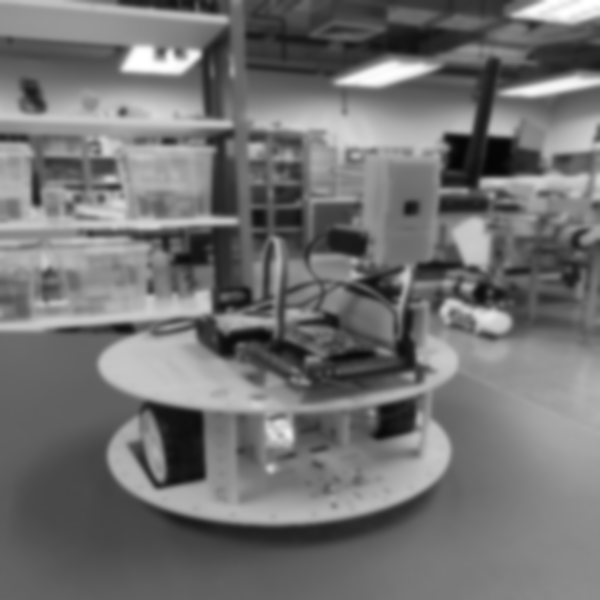
#> input picture filter/Gaussian_output.png, 600 x 600 px, found by its file name
$ python wiener_filter.py
#> lines starting #> are read from the running program, lines starting #| are printed output that depends on the picture

import cv2
import numpy as np

def wiener_filter(img_blurred, kernel, noise_var):
    fft_img_blurred = np.fft.fft2(img_blurred)
    fft_kernel = np.fft.fft2(kernel, s=img_blurred.shape)
    epsilon = 1e-8
    inverse_filter = np.conj(fft_kernel) / (np.abs(fft_kernel) ** 2 + noise_var + epsilon)

    fft_img_restored = fft_img_blurred * inverse_filter
    img_restored = np.fft.ifft2(fft_img_restored).real

    return img_restored.astype(np.uint8)

if __name__ == '__main__':
    img_blurred = cv2.imread('filter/Gaussian_output.png', cv2.IMREAD_GRAYSCALE)
#> img_blurred is the input picture: shape (600, 600); min 5, max 255, mean 114.2
    kernel = np.array([[1, 4, 6, 4, 1],
                       [4, 16, 24, 16, 4],
                       [6, 24, 36, 24, 6],
                       [4, 16, 24, 16, 4],
                       [1, 4, 6, 4, 1]], dtype=np.float32) / 256
    noise_variance = 1.0

    # Apply the Wiener filter
    restored_image = wiener_filter(img_blurred, kernel, noise_variance)
#> in wiener_filter, `img_restored = np.fft.ifft2(fft_img_restored).real`:
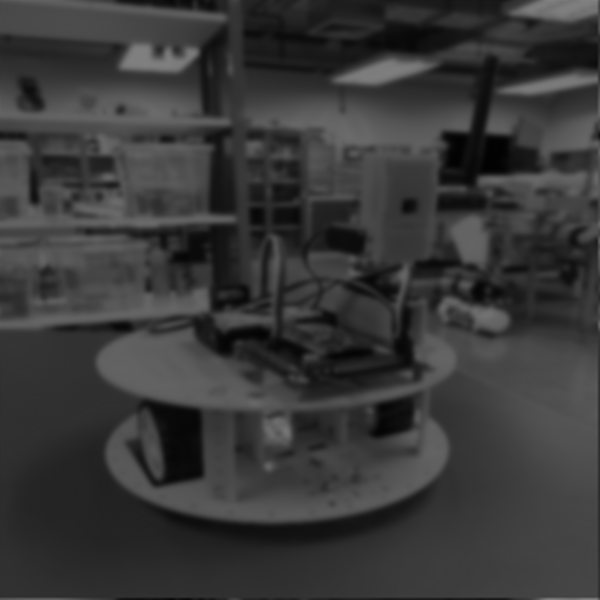
#> img_restored: shape (600, 600) float64; min 2.42, max 130.7, mean 57.1

    # Display the original blurred image and the restored image side by side
    picture = cv2.hconcat([img_blurred, restored_image])
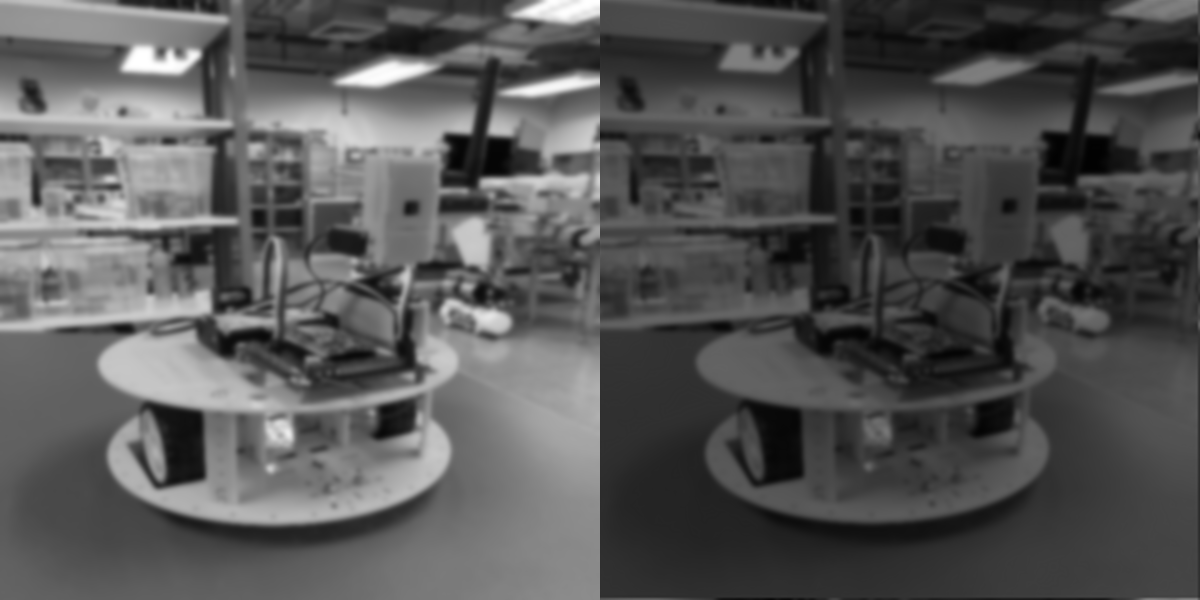
#> picture: shape (600, 1200); min 2, max 255, mean 85.4
    cv2.imshow("blur & wiener", picture)
    cv2.waitKey(0)
    cv2.destroyAllWindows()
